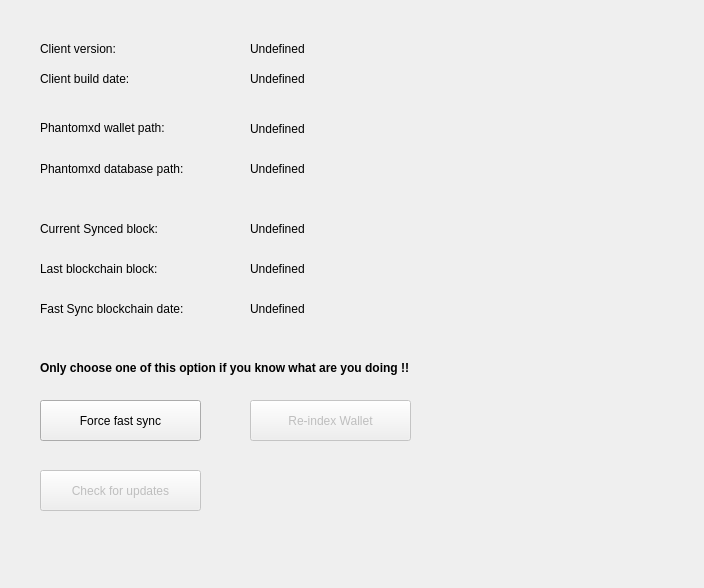
<?xml version="1.0" encoding="UTF-8"?>
<ui version="4.0">
 <class>ExtendedOptionsMenu</class>
 <widget class="QWidget" name="ExtendedOptionsMenu">
  <property name="enabled">
   <bool>true</bool>
  </property>
  <property name="geometry">
   <rect>
    <x>0</x>
    <y>0</y>
    <width>704</width>
    <height>588</height>
   </rect>
  </property>
  <property name="windowTitle">
   <string>Form</string>
  </property>
  <widget class="QLabel" name="label">
   <property name="geometry">
    <rect>
     <x>40</x>
     <y>120</y>
     <width>171</width>
     <height>17</height>
    </rect>
   </property>
   <property name="text">
    <string>&lt;html&gt;&lt;head/&gt;&lt;body&gt;&lt;p&gt;Phantomxd wallet path: &lt;/p&gt;&lt;/body&gt;&lt;/html&gt;</string>
   </property>
  </widget>
  <widget class="QLabel" name="labelWalletPath">
   <property name="geometry">
    <rect>
     <x>250</x>
     <y>120</y>
     <width>401</width>
     <height>17</height>
    </rect>
   </property>
   <property name="text">
    <string>Undefined</string>
   </property>
  </widget>
  <widget class="QLabel" name="label_3">
   <property name="geometry">
    <rect>
     <x>40</x>
     <y>160</y>
     <width>191</width>
     <height>17</height>
    </rect>
   </property>
   <property name="text">
    <string>Phantomxd database path:</string>
   </property>
  </widget>
  <widget class="QLabel" name="labelDatabasePath">
   <property name="geometry">
    <rect>
     <x>250</x>
     <y>160</y>
     <width>421</width>
     <height>17</height>
    </rect>
   </property>
   <property name="text">
    <string>Undefined</string>
   </property>
  </widget>
  <widget class="QLabel" name="label_5">
   <property name="geometry">
    <rect>
     <x>40</x>
     <y>220</y>
     <width>191</width>
     <height>17</height>
    </rect>
   </property>
   <property name="text">
    <string>Current Synced block:</string>
   </property>
  </widget>
  <widget class="QLabel" name="label_2">
   <property name="geometry">
    <rect>
     <x>250</x>
     <y>220</y>
     <width>171</width>
     <height>17</height>
    </rect>
   </property>
   <property name="text">
    <string>Undefined</string>
   </property>
  </widget>
  <widget class="QLabel" name="label_7">
   <property name="geometry">
    <rect>
     <x>40</x>
     <y>260</y>
     <width>191</width>
     <height>17</height>
    </rect>
   </property>
   <property name="text">
    <string>Last blockchain block:</string>
   </property>
  </widget>
  <widget class="QLabel" name="labelLastBlock">
   <property name="geometry">
    <rect>
     <x>250</x>
     <y>260</y>
     <width>171</width>
     <height>17</height>
    </rect>
   </property>
   <property name="text">
    <string>Undefined</string>
   </property>
  </widget>
  <widget class="QLabel" name="label_9">
   <property name="geometry">
    <rect>
     <x>40</x>
     <y>360</y>
     <width>451</width>
     <height>17</height>
    </rect>
   </property>
   <property name="text">
    <string>&lt;html&gt;&lt;head/&gt;&lt;body&gt;&lt;p&gt;&lt;span style=&quot; font-weight:600;&quot;&gt;Only choose one of this option if you know what are you doing !!&lt;/span&gt;&lt;/p&gt;&lt;/body&gt;&lt;/html&gt;</string>
   </property>
  </widget>
  <widget class="QPushButton" name="buttonForceFastSync">
   <property name="enabled">
    <bool>true</bool>
   </property>
   <property name="geometry">
    <rect>
     <x>40</x>
     <y>400</y>
     <width>161</width>
     <height>41</height>
    </rect>
   </property>
   <property name="cursor">
    <cursorShape>PointingHandCursor</cursorShape>
   </property>
   <property name="text">
    <string>Force fast sync</string>
   </property>
  </widget>
  <widget class="QPushButton" name="pushButton_2">
   <property name="enabled">
    <bool>false</bool>
   </property>
   <property name="geometry">
    <rect>
     <x>40</x>
     <y>470</y>
     <width>161</width>
     <height>41</height>
    </rect>
   </property>
   <property name="cursor">
    <cursorShape>PointingHandCursor</cursorShape>
   </property>
   <property name="text">
    <string>Check for updates</string>
   </property>
  </widget>
  <widget class="QLabel" name="label_10">
   <property name="geometry">
    <rect>
     <x>40</x>
     <y>40</y>
     <width>171</width>
     <height>17</height>
    </rect>
   </property>
   <property name="text">
    <string>Client version:</string>
   </property>
  </widget>
  <widget class="QLabel" name="labelClientVersion">
   <property name="geometry">
    <rect>
     <x>250</x>
     <y>40</y>
     <width>311</width>
     <height>17</height>
    </rect>
   </property>
   <property name="text">
    <string>Undefined</string>
   </property>
  </widget>
  <widget class="QLabel" name="label_12">
   <property name="geometry">
    <rect>
     <x>40</x>
     <y>70</y>
     <width>171</width>
     <height>17</height>
    </rect>
   </property>
   <property name="text">
    <string>Client build date:</string>
   </property>
  </widget>
  <widget class="QLabel" name="labelBuildDate">
   <property name="geometry">
    <rect>
     <x>250</x>
     <y>70</y>
     <width>321</width>
     <height>17</height>
    </rect>
   </property>
   <property name="text">
    <string>Undefined</string>
   </property>
  </widget>
  <widget class="QPushButton" name="pushButton_3">
   <property name="enabled">
    <bool>false</bool>
   </property>
   <property name="geometry">
    <rect>
     <x>250</x>
     <y>400</y>
     <width>161</width>
     <height>41</height>
    </rect>
   </property>
   <property name="cursor">
    <cursorShape>PointingHandCursor</cursorShape>
   </property>
   <property name="text">
    <string>Re-index Wallet</string>
   </property>
  </widget>
  <widget class="QLabel" name="label_14">
   <property name="geometry">
    <rect>
     <x>40</x>
     <y>300</y>
     <width>191</width>
     <height>17</height>
    </rect>
   </property>
   <property name="text">
    <string>Fast Sync blockchain date:</string>
   </property>
  </widget>
  <widget class="QLabel" name="label_15">
   <property name="geometry">
    <rect>
     <x>250</x>
     <y>300</y>
     <width>171</width>
     <height>17</height>
    </rect>
   </property>
   <property name="text">
    <string>Undefined</string>
   </property>
  </widget>
 </widget>
 <resources/>
 <connections/>
</ui>
